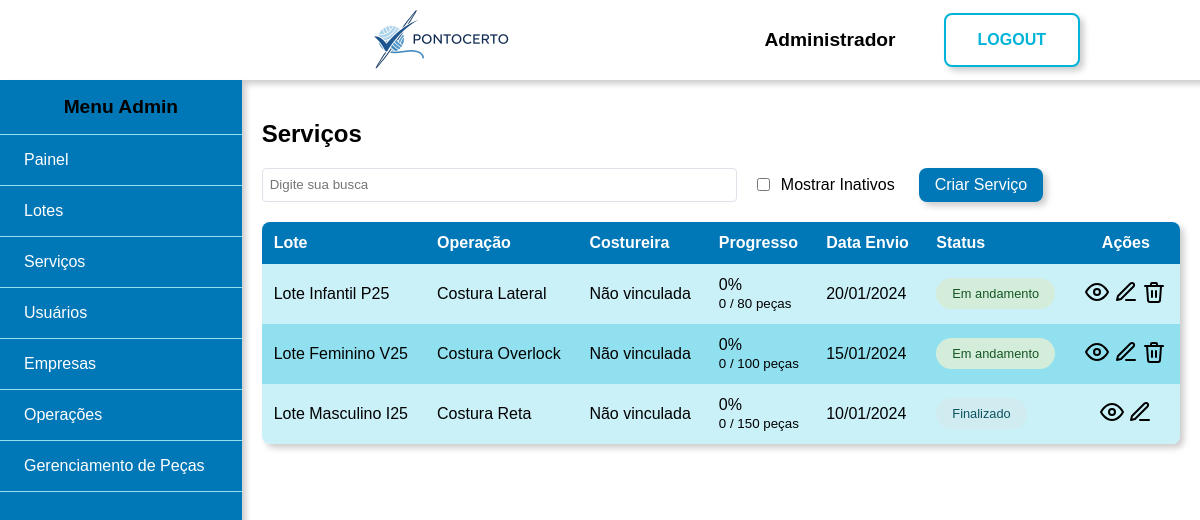
Screenshot of /admin/servicos (signed in) with the database file from the repository.
### tables this page shows
CREATE TABLE usuarios (
    id int PRIMARY KEY AUTO_INCREMENT,
    tipo enum('admin', 'costureira') NOT NULL DEFAULT 'costureira',
    nome varchar(50) NOT NULL,
    cpf varchar(11) NOT NULL UNIQUE,
    email varchar(250) NOT NULL UNIQUE,
    telefone varchar(11) NOT NULL,
    cep varchar(8) NOT NULL,
    logradouro varchar(250),
    complemento varchar(50),
    cidade varchar(100),
    tipo_chave_pix enum('cpf', 'cnpj', 'email', 'telefone', 'aleatoria') DEFAULT 'cpf',
    chave_pix varchar(250),
    senha varchar(255) NOT NULL,
    banco int NULL DEFAULT 0,
    agencia INT NULL DEFAULT 0,
    conta INT NULL DEFAULT 0,
    especialidade_id INT NOT NULL DEFAULT 2,
    ativo TINYINT DEFAULT 1,
    created_at TIMESTAMP DEFAULT CURRENT_TIMESTAMP,
    updated_at TIMESTAMP DEFAULT CURRENT_TIMESTAMP ON UPDATE CURRENT_TIMESTAMP
 );

CREATE TABLE servicos (
    id INT PRIMARY KEY AUTO_INCREMENT,
    lote_id INT NOT NULL,
    operacao_id INT NOT NULL,
    quantidade_pecas INT NOT NULL,
    pecas_concluidas INT DEFAULT 0,
    valor_operacao DECIMAL(10,2) NOT NULL,
    data_envio DATE NOT NULL,
    data_finalizacao DATE NULL,
    observacao TEXT,
    costureira_id INT NULL,
    status ENUM('Em andamento', 'Finalizado', 'Inativo') DEFAULT 'Em andamento',
    created_at TIMESTAMP DEFAULT CURRENT_TIMESTAMP,
    updated_at TIMESTAMP DEFAULT CURRENT_TIMESTAMP ON UPDATE CURRENT_TIMESTAMP,
    
    FOREIGN KEY (lote_id) REFERENCES lotes(id) ON DELETE RESTRICT,
    FOREIGN KEY (operacao_id) REFERENCES operacoes(id) ON DELETE RESTRICT
);

CREATE TABLE lotes (
    id INT PRIMARY KEY AUTO_INCREMENT,
    empresa_id VARCHAR(50) NOT NULL,
    colecao VARCHAR(100) NOT NULL,
    nome VARCHAR(100) NOT NULL,
    observacao TEXT,
    data_entrada DATE NOT NULL,
    data_entrega DATE,
    valor_total DECIMAL(12, 2) DEFAULT 0.00,
    status ENUM('Aberto', 'Entregue', 'Cancelado') DEFAULT 'Aberto',
    anexos VARCHAR(500),
    ativo TINYINT DEFAULT 1,
    created_at TIMESTAMP DEFAULT CURRENT_TIMESTAMP,
    updated_at TIMESTAMP DEFAULT CURRENT_TIMESTAMP ON UPDATE CURRENT_TIMESTAMP
);

CREATE TABLE operacoes (
    id INT PRIMARY KEY AUTO_INCREMENT,
    nome VARCHAR(255) NOT NULL,
    valor DECIMAL(10, 2) NOT NULL,
    ativo TINYINT DEFAULT 1,
    created_at TIMESTAMP DEFAULT CURRENT_TIMESTAMP,
    updated_at TIMESTAMP DEFAULT CURRENT_TIMESTAMP ON UPDATE CURRENT_TIMESTAMP
);

### views/admin/servicos.php (the view, shortened to what the rows shown need)
<div class="conteudo flex">
<div class="conteudo-tabela">
    <h2>Serviços</h2>
    <div class="tabela">
        <table cellspacing='0' class="redondinho shadow filter">
            <thead>
                <tr>
                    <th class="ae">Lote</th>
                    <th class="ae">Operação</th>
                    <th class="ae">Costureira</th>
                    <th class="ae">Progresso</th>
                    <th class="ae">Data Envio</th>
                    <th class="ae">Status</th>
                    <th class="ac">Ações</th>
                </tr>
            </thead>
            <tbody>
                <?php if (empty($listaServicos)): ?>
                    <tr>
                        <td colspan="7" class="ac">Nenhum serviço encontrado</td>
                    </tr>
                <?php else: ?>
                    <?php foreach ($listaServicos as $servico): ?>
                       <tr class="linha-filter" data-ativo="<?= $servico['status'] == 'Inativo' ? '0' : '1' ?>">
                            <td class="ae"><?= htmlspecialchars($servico['lote_nome']) ?></td>
                            <td class="ae"><?= htmlspecialchars($servico['operacao_nome']) ?></td>
                            <td class="ae">
                                <?= $servico['costureira_nome'] ? htmlspecialchars($servico['costureira_nome']) : '<span class="texto-vermelho">Não vinculada</span>' ?>
                            </td>
                            <td class="ae">
    <?php
    $progresso = 0;
    if ($servico['quantidade_pecas'] > 0) {
        $progresso = ($servico['pecas_concluidas'] / $servico['quantidade_pecas']) * 100;
    }
    ?>
    <div class="progress-container">
        <div class="progress-bar" style="width: <?= $progresso ?>%;">
            <span class="progress-text"><?= round($progresso, 1) ?>%</span>
        </div>
    </div>
    <small><?= $servico['pecas_concluidas'] ?> / <?= $servico['quantidade_pecas'] ?> peças</small>
</td>
                            <td class="ae"><?= date('d/m/Y', strtotime($servico['data_envio'])) ?></td>
                            <td class="ae">
                                    <span class="status-badge <?= match($servico['status']) {
                                        'Em andamento'    => 'active',
                                        'Finalizado'      => 'completed',
                                        'Inativo'         => 'inactive',
                                    } ?>">
                                        <?= htmlspecialchars($servico['status']) ?>
                                    </span>
                                </td>
                            <td class="ac">
                                <a href="<?= BASE_URL ?>admin/visualizar-servico?id=<?= $servico['id'] ?>" class="btn-visualizar" title="Visualizar">
                                    <img class="icone" src="<?= ASSETS_URL ?>icones/visualizar.svg" alt="visualizar">
                                </a>
                                <a href="<?= BASE_URL ?>admin/editar-servico?id=<?= $servico['id'] ?>">
                                    <img class="icone" src="<?php echo ASSETS_URL?>icones/editar.svg" alt="editar">
                                </a>
                                <?php if ($servico['status'] === 'Em andamento'): ?>
                                    <a href="<?= BASE_URL ?>admin/remover-servico?id=<?= $servico['id'] ?>"
                                       onclick="return confirm('Tem certeza que deseja remover este serviço?')"
                                       class="btn-remover" title="Remover">
                                        <img class="icone" src="<?= ASSETS_URL ?>icones/remover.svg" alt="remover">
                                    </a>
                                <?php endif; ?>
                            </td>
                        </tr>
                    <?php endforeach; ?>
                <?php endif; ?>
            </tbody>
        </table>
    </div>
</div>

### views/shared/header.php (shortened to what the rows shown need)
<!DOCTYPE html>
<html lang="pt-BR">
<head>
    <link rel="stylesheet" href="<?php echo ASSETS_URL?>css/style.css">
</head>
<body>
    <?php if ($login ?? false): ?>
        <div class="principal azul flex center">
    <?php else: ?>
        <div class="principal">
            <?php if ($usuarioLogado ?? false): ?>
                <div class="topo flex h-center shadow">
                    <a class="imagem-topo" href="<?= $dashboardLink ?>">
                        <img src="<?php echo ASSETS_URL?>img/banner.png" alt="banner">
                    </a>
                    <span class="flex l-gap v-center">
                        <span class="nome-usuario"><?= htmlspecialchars($nomeUsuario) ?></span>
                        <a href="<?= BASE_URL ?>logout" class="botao-grande">LOGOUT</a>
                    </span>
                </div>
            <?php endif; ?>
    <?php endif; ?>

### rows the page displays
usuarios: nome "Administrador"
servicos: lote.nome "Lote Infantil P25", operacao.nome "Costura Lateral", pecas_concluidas "0", quantidade_pecas "80", data_envio "20/01/2024", status "Em andamento"
servicos: lote.nome "Lote Feminino V25", operacao.nome "Costura Overlock", pecas_concluidas "0", quantidade_pecas "100", data_envio "15/01/2024", status "Em andamento"
servicos: lote.nome "Lote Masculino I25", operacao.nome "Costura Reta", pecas_concluidas "0", quantidade_pecas "150", data_envio "10/01/2024", status "Finalizado"

### other values shown
$userRole "Admin"
$item['label'] "Painel"
$item['label'] "Lotes"
$item['label'] "Serviços"
$item['label'] "Usuários"
$item['label'] "Empresas"
$item['label'] "Operações"
$item['label'] "Gerenciamento de Peças"
